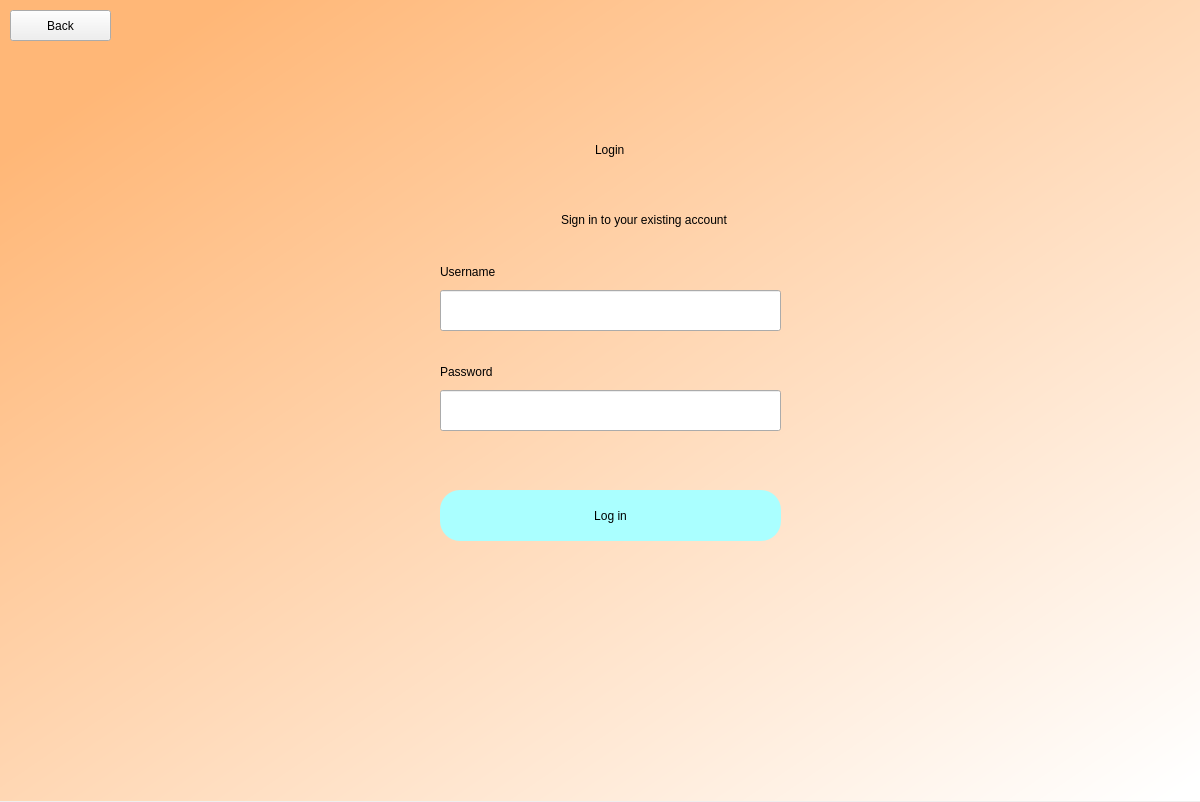
<?xml version="1.0" encoding="UTF-8"?>
<ui version="4.0">
 <class>Dialog</class>
 <widget class="QDialog" name="Dialog">
  <property name="geometry">
   <rect>
    <x>0</x>
    <y>0</y>
    <width>1200</width>
    <height>802</height>
   </rect>
  </property>
  <property name="windowTitle">
   <string>Dialog</string>
  </property>
  <widget class="QWidget" name="bgwidget" native="true">
   <property name="geometry">
    <rect>
     <x>0</x>
     <y>0</y>
     <width>1201</width>
     <height>801</height>
    </rect>
   </property>
   <property name="styleSheet">
    <string notr="true">QWidget#bgwidget{
background-color:qlineargradient(spread:pad, x1:0.091, y1:0.101636, x2:0.991379, y2:0.977, stop:0 rgb(255, 183, 119), stop:1 rgba(255, 255, 255, 255));}</string>
   </property>
   <widget class="QPushButton" name="login">
    <property name="geometry">
     <rect>
      <x>440</x>
      <y>490</y>
      <width>341</width>
      <height>51</height>
     </rect>
    </property>
    <property name="styleSheet">
     <string notr="true">border-radius:20px;
background-color: rgb(170, 255, 255);
font: 14pt &quot;DengXian&quot;;</string>
    </property>
    <property name="text">
     <string>Log in</string>
    </property>
   </widget>
   <widget class="QLineEdit" name="emailField">
    <property name="geometry">
     <rect>
      <x>440</x>
      <y>290</y>
      <width>341</width>
      <height>41</height>
     </rect>
    </property>
    <property name="styleSheet">
     <string notr="true">font: 12pt &quot;DengXian&quot;;</string>
    </property>
   </widget>
   <widget class="QLineEdit" name="passwordField">
    <property name="geometry">
     <rect>
      <x>440</x>
      <y>390</y>
      <width>341</width>
      <height>41</height>
     </rect>
    </property>
    <property name="styleSheet">
     <string notr="true">font: 12pt &quot;DengXian&quot;;</string>
    </property>
   </widget>
   <widget class="QLabel" name="errorMsg">
    <property name="geometry">
     <rect>
      <x>440</x>
      <y>450</y>
      <width>341</width>
      <height>16</height>
     </rect>
    </property>
    <property name="styleSheet">
     <string notr="true">font: 12pt &quot;DengXian&quot;; color :red;</string>
    </property>
    <property name="text">
     <string/>
    </property>
   </widget>
   <widget class="QWidget" name="verticalLayoutWidget">
    <property name="geometry">
     <rect>
      <x>530</x>
      <y>110</y>
      <width>160</width>
      <height>80</height>
     </rect>
    </property>
    <layout class="QVBoxLayout" name="verticalLayout">
     <item alignment="Qt::AlignHCenter|Qt::AlignVCenter">
      <widget class="QLabel" name="label">
       <property name="styleSheet">
        <string notr="true">font: 36pt &quot;DengXian&quot;; color: rgb(0, 0, 0)</string>
       </property>
       <property name="text">
        <string>Login</string>
       </property>
      </widget>
     </item>
    </layout>
   </widget>
   <widget class="QWidget" name="verticalLayoutWidget_2">
    <property name="geometry">
     <rect>
      <x>440</x>
      <y>200</y>
      <width>409</width>
      <height>41</height>
     </rect>
    </property>
    <layout class="QVBoxLayout" name="verticalLayout_2">
     <item alignment="Qt::AlignHCenter|Qt::AlignVCenter">
      <widget class="QLabel" name="label_2">
       <property name="styleSheet">
        <string notr="true">font: 18pt &quot;DengXian&quot;; color: rgb(0, 0, 0)</string>
       </property>
       <property name="text">
        <string>Sign in to your existing account</string>
       </property>
      </widget>
     </item>
    </layout>
   </widget>
   <widget class="QWidget" name="verticalLayoutWidget_3">
    <property name="geometry">
     <rect>
      <x>440</x>
      <y>260</y>
      <width>160</width>
      <height>23</height>
     </rect>
    </property>
    <layout class="QVBoxLayout" name="verticalLayout_3">
     <item>
      <widget class="QLabel" name="label_3">
       <property name="styleSheet">
        <string notr="true">font: 75 12pt &quot;DengXian&quot;;</string>
       </property>
       <property name="text">
        <string>Username</string>
       </property>
      </widget>
     </item>
    </layout>
   </widget>
   <widget class="QWidget" name="verticalLayoutWidget_4">
    <property name="geometry">
     <rect>
      <x>440</x>
      <y>360</y>
      <width>160</width>
      <height>23</height>
     </rect>
    </property>
    <layout class="QVBoxLayout" name="verticalLayout_4">
     <item>
      <widget class="QLabel" name="label_4">
       <property name="styleSheet">
        <string notr="true">font: 75 12pt &quot;DengXian&quot;;</string>
       </property>
       <property name="text">
        <string>Password</string>
       </property>
      </widget>
     </item>
    </layout>
   </widget>
   <widget class="QPushButton" name="backButton">
    <property name="geometry">
     <rect>
      <x>10</x>
      <y>10</y>
      <width>101</width>
      <height>31</height>
     </rect>
    </property>
    <property name="styleSheet">
     <string notr="true">font: 12pt &quot;DengXian&quot;;</string>
    </property>
    <property name="text">
     <string>Back</string>
    </property>
   </widget>
  </widget>
 </widget>
 <resources/>
 <connections/>
</ui>
